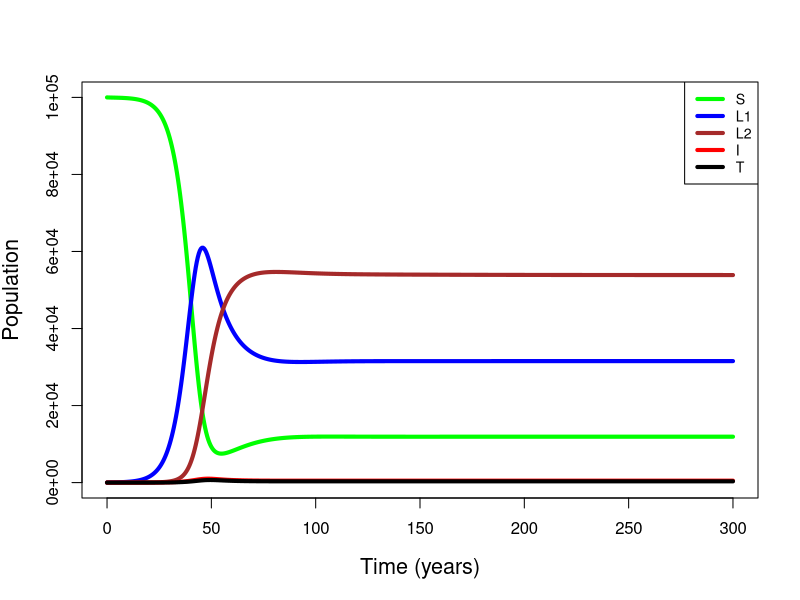

Reproduce this figure in R.
closed.sir.model <- function (t, x, params) {
  ## first extract the state variables
  S <- x[1]
  L1 <-x[2]
  L2 <-x[3]
  I <- x[4]
  R <- x[5]
  ## now extract the parameters
  pi <-params["pi"]
  beta <- params["beta"]
  mu <- params["mu"]
  mut <- params["mut"]
  p <- params["p"]
  x <- params["x"]
  f <- params["f"]
  q <- params["q"]
  r <- params["r"]
  y <- params["y"]
  k <- params["k"]
  a <- params["a"]
  z <- params["z"]
  N <- params["N"]
  
  ## now code the model equations
  dSdt <- pi*N-beta*I*S/N-mu*S+r*R
  dL1dt <- (1-p)*beta*I*S/N-(f+ x*beta*I/N + mu)*L1
  dL2dt <- (1-q)*x*beta*I*L1/N-(y+mu)*L2+ z*R
  dIdt <- p*beta*I*S/N + (f+x*q*beta*I/N)*L1 + y*L2 -(k+mu+mut)*I+a*R
  dRdt <- k*I-(r+mu+a+z)*R 
 ## combine results into a single vector
  dxdt <- c(dSdt,dL1dt,dL2dt,dIdt,dRdt) 
  ## return result as a list!
  list(dxdt)                              
}

params <- c(pi=0.02,beta=30,mu=0.02,mut=0.075,p=0.005,x=0.2,z=0.97,f=0.006,q=0.1,r=0.0,y=0.0015,k=0.68,a=0.03,N=100001)

times <- seq(from=0,to=300,by=0.5) # returns a sequence
xstart <- c(S=100000,L1=0.00,L2=0.00,I=1.00,R=0.00)     # initial conditions

require(deSolve)

out <- as.data.frame(
                     ode(
                         func=closed.sir.model,
                         y=xstart,
                         times=times,
                         
                         parms=params
                         )
                     )
png("/home/chacha/Downloads/ecr-figuresR/TL30.png")
plot(S~time,data=out,type='l',col="green",lwd=4,xlab="Time (years)",ylab="Population",ylim=c(0,100000),cex.lab=1.3)
lines(L1~time,data=out,type='l',col="blue",lwd=4)
lines(L2~time,data=out,type='l',col="brown",lwd=4)
lines(I~time,data=out,type='l',col="red",lwd=4)
lines(R~time,data=out,type='l',col="black",lwd=4)

legend("topright",legend=c("S","L1","L2","I","T"),col=c("green","blue","brown","red","black"),lty=1,cex=0.85,lwd=4)
dev.off()
